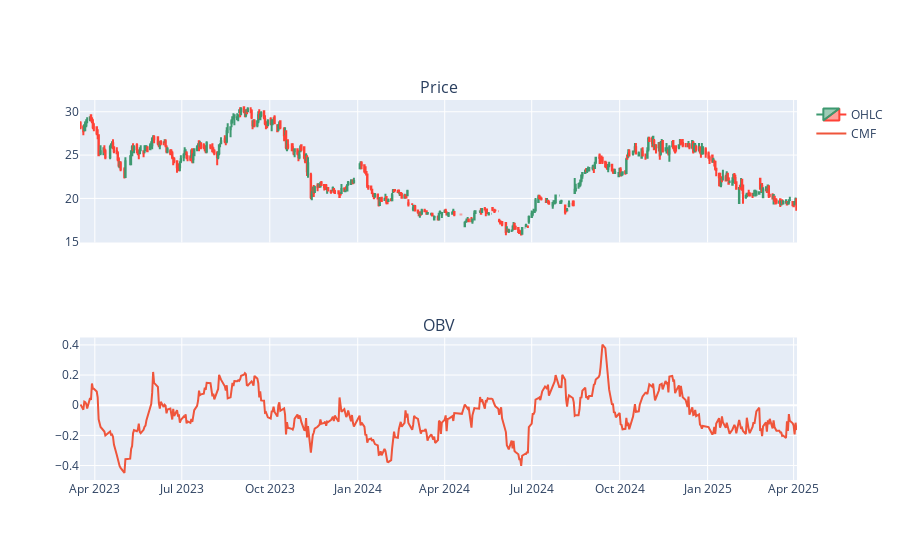

Notebook code cell kept with this figure:
### Code cell
data = yf.download(tickers='COM7.BK', period='max', interval='1d')
data.reset_index(inplace=True)
data.columns = data.columns.droplevel(1)

data['CMF'] = ta.cmf(low=data.Low, high=data.High, close=data.Close, volume=data.Volume, length=20)

df = data[-500:]

fig = make_subplots(rows=2, cols=1, subplot_titles=['Price', 'OBV'], shared_xaxes=True)

fig.add_trace(go.Candlestick(x=df['Date'],
                            open=df['Open'],
                            high=df['High'],
                            low=df['Low'],
                            close=df['Close'],
                            name='OHLC'), 
                            row=1, col=1)

fig.add_trace(go.Scatter(x=df['Date'],
                         y=df['CMF'],
                         name='CMF'),
              row=2, col=1)

fig.update_layout(xaxis=dict(rangeslider=dict(visible=False)))

fig.show()

### Figure 1 — Plotly figure (JSON) as saved in the notebook; plotly's stock layout.template omitted (floating-point values rounded to 4 significant figures; data arrays with more than 128 entries replaced by an {"elided": "..."} marker saying what was removed)
{"data": [{"close": {"elided": "500 float values"}, "high": {"elided": "500 float values"}, "low": {"elided": "500 float values"}, "name": "OHLC", "open": {"elided": "500 float values"}, "type": "candlestick", "x": {"elided": "500 str values"}, "xaxis": "x", "yaxis": "y"}, {"name": "CMF", "type": "scatter", "x": {"elided": "500 str values"}, "xaxis": "x2", "y": {"elided": "500 float values"}, "yaxis": "y2"}], "layout": {"annotations": [{"font": {"size": 16}, "showarrow": false, "text": "Price", "x": 0.5, "xanchor": "center", "xref": "paper", "y": 1, "yanchor": "bottom", "yref": "paper"}, {"font": {"size": 16}, "showarrow": false, "text": "OBV", "x": 0.5, "xanchor": "center", "xref": "paper", "y": 0.375, "yanchor": "bottom", "yref": "paper"}], "xaxis": {"anchor": "y", "domain": [0, 1], "matches": "x2", "rangeslider": {"visible": false}, "showticklabels": false}, "xaxis2": {"anchor": "y2", "domain": [0, 1]}, "yaxis": {"anchor": "x", "domain": [0.625, 1]}, "yaxis2": {"anchor": "x2", "domain": [0, 0.375]}}}
